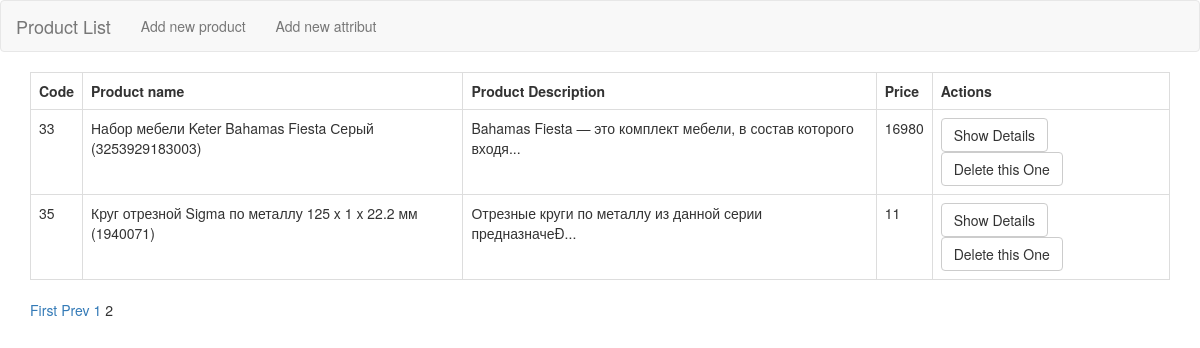
Screenshot of /?page=2 with the database file from the repository.
### tables this page shows
CREATE TABLE IF NOT EXISTS `product` (
  `productid` int(11) NOT NULL AUTO_INCREMENT,
  `productName` varchar(120) DEFAULT NULL,
  `productDescription` text,
  `productPrice` tinytext,
  PRIMARY KEY (`productid`)
);

### controllers/index.php (called while the page is built, shortened)
<?php
$limit = 5;
$totalpages = intval((count(App::get('database')->selectAll ('product', 'Product')) - 1) / $limit) + 1;
if (isset($_GET['page']) && is_numeric($_GET['page']))
{
    $currentpage = (int) $_GET['page'];
} else
    {
        $currentpage = 1;
    }
$offset = (ceil($currentpage) - 1)*$limit;
$count_show_pages = 5;
$url = "/";
if ($totalpages > 1)
    {
        $left = $currentpage - 1;
        if ($left < floor($count_show_pages / 2)) $start = 1;
        else $start = $currentpage - floor($count_show_pages / 2);
        $end = $start + $count_show_pages - 1;
        if ($end > $totalpages)
        {
            $start -= ($end - $totalpages);
            $end = $totalpages;
            if ($start < 1) $start = 1;
        }
    }
$allProducts = App::get('database')->selectAllLimit ('product', $offset, $limit, 'Product');
require 'views/index.view.php';

### index.php (called while the page is built, shortened)
<?php
require Router::load('routes.php')->
            direct(Request::uri(), Request::method());

### core/App.php (called while the page is built, shortened)
<?php
class App
    {
    public static $registry = [];
    public static function bind($key, $value)
    {
        static::$registry[$key]= $value;
    }
    public static function get($key)
    {
        return static::$registry[$key];
    }
}

### core/database/QueryBuilder.php (called while the page is built, shortened)
<?php
class QueryBuilder
{
    protected $pdo;
    public function __construct($pdo)
    {
        $this->pdo = $pdo;
    }
    public function selectAllLimit($table, $offset, $limit,$class)
    {
        $statement = $this->pdo->prepare("select * from {$table} LIMIT {$offset}, {$limit}");
        $statement->execute();
        return $statement->fetchall(PDO::FETCH_CLASS, $class);
    }
    public function selectAll($table, $class)
    {
        $statement = $this->pdo->prepare("select * from {$table}");
        $statement->execute();
        return $statement->fetchall(PDO::FETCH_CLASS,$class);
    }
}

### core/entities/Product.php (called while the page is built, shortened)
<?php
class Product
{
    private $productid;
    private $productName;
    private $productDescription;
    private $productPrice;
    public function getProductName()
    {
        return $this->productName;
    }
    public function getProductDescription()
    {
        return $this->productDescription;
    }
    public function getProductPrice()
    {
        return $this->productPrice;
    }
    public function getProductid()
    {
        return $this->productid;
    }
}

### views/index.view.php (the view, shortened to what this page needs)
<?php require 'views/templates/header.php'; ?>
    <nav class="navbar navbar-default">
        <div class="container-fluid">
            <div class="navbar-header">
                <a class="navbar-brand" href="/">Product List</a>
            </div>
            <ul class="nav navbar-nav">
                <li><a href="addprod">Add new product</a></li>
                <li><a href="editAtr">Add new attribut</a></li>
            </ul>
        </div>
    </nav>
    <div class="container">
    <table class="table-bordered table responsive">
      <tr><th>Code</th><th>Product name</th><th>Product Description</th><th>Price</th><th>Actions</th></tr>
      <?php
        foreach ($allProducts as $data => $row)
            {
                echo '<tr><td>'.$row->getProductId().'</td>';
                echo '<td>'.$row->getProductName().'</td>';
                echo '<td>'.substr($row->getProductDescription(),0, 100).'...</td>';
                echo '<td>'.$row->getProductPrice().'</td>';
                echo '<td><a href="details?id='.$row->getProductId().'" class="btn btn-default">Show Details</a>
<a href="deleteProduct?id='.$row->getProductId().'" class="btn btn-default">Delete this One</a></td></tr>';
            }
      ?>
    </table>
    <div id="pagination">
        <?php if ($currentpage != 1) { ?>
            <a href="/" title="First Page">First</a>
            <a href="<?php if ($currentpage == 2) { ?><?=$url?><?php } else { ?><?=$url_page.($currentpage - 1)?><?php } ?>" title="Previous Page">Prev</a>
        <?php } ?>
        <?php for ($i = $start; $i <= $end; $i++) { ?>
            <?php if ($i == $currentpage) { ?><span><?=$i?></span><?php } else { ?><a href="<?php if ($i == 1) { ?><?=$url?><?php } else { ?><?=$url_page.$i?><?php } ?>"><?=$i?></a><?php } ?>
        <?php } ?>
    </div>
<?php require 'views/templates/footer.php'; ?>

### rows the page displays
product: productid "33", productName "Набор мебели Keter Bahamas Fiesta Серый (3253929183003)", productDescription "Bahamas Fiesta — это комплект мебели, в состав которого входя", productPrice "16980"
product: productid "35", productName "Круг отрезной Sigma по металлу 125 x 1 x 22.2 мм (1940071)", productDescription "Отрезные круги по металлу из данной серии предназначеÐ", productPrice "11"
